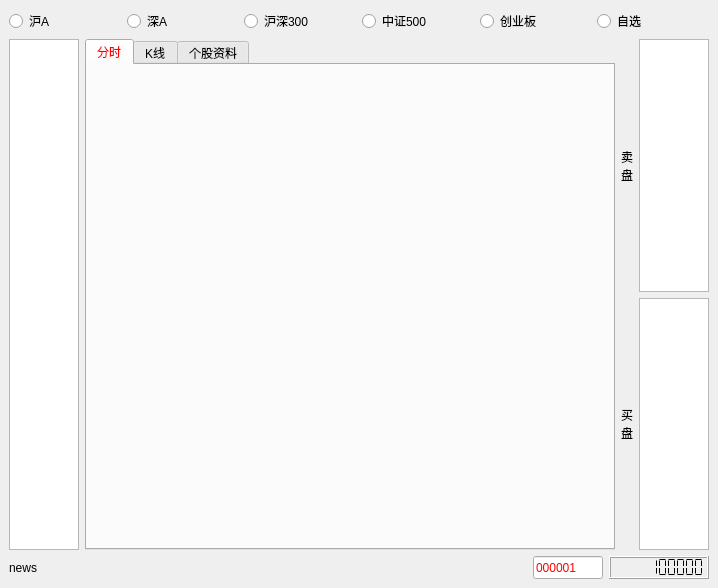
<?xml version="1.0" encoding="UTF-8"?>
<ui version="4.0">
 <class>MainWindow</class>
 <widget class="QMainWindow" name="MainWindow">
  <property name="geometry">
   <rect>
    <x>0</x>
    <y>0</y>
    <width>718</width>
    <height>588</height>
   </rect>
  </property>
  <property name="windowTitle">
   <string>MainWindow</string>
  </property>
  <property name="styleSheet">
   <string notr="true">QCheckBox::checked{color: rgb(255, 0, 0);}</string>
  </property>
  <widget class="QWidget" name="centralwidget">
   <property name="styleSheet">
    <string notr="true">QRadioButton:checked{color:red;}
QListWidget::item:selected{color:red;}
QTabBar::tab{background-color:rbg(255,255,255,0);} QTabBar::tab:selected{color:red;background-color:rbg(255,200,255);} </string>
   </property>
   <layout class="QVBoxLayout" name="verticalLayout" stretch="0,1,0">
    <item>
     <layout class="QHBoxLayout" name="horizontalLayout_3">
      <item>
       <widget class="QRadioButton" name="sh">
        <property name="text">
         <string>沪A</string>
        </property>
       </widget>
      </item>
      <item>
       <widget class="QRadioButton" name="sz">
        <property name="text">
         <string>深A</string>
        </property>
       </widget>
      </item>
      <item>
       <widget class="QRadioButton" name="sh300">
        <property name="text">
         <string>沪深300</string>
        </property>
       </widget>
      </item>
      <item>
       <widget class="QRadioButton" name="zz500">
        <property name="text">
         <string>中证500</string>
        </property>
       </widget>
      </item>
      <item>
       <widget class="QRadioButton" name="cyb">
        <property name="text">
         <string>创业板</string>
        </property>
       </widget>
      </item>
      <item>
       <widget class="QRadioButton" name="zx">
        <property name="text">
         <string>自选</string>
        </property>
       </widget>
      </item>
     </layout>
    </item>
    <item>
     <layout class="QHBoxLayout" name="horizontalLayout_2" stretch="1,8,1">
      <item>
       <widget class="QListWidget" name="stock_list">
        <property name="sizePolicy">
         <sizepolicy hsizetype="Preferred" vsizetype="Preferred">
          <horstretch>0</horstretch>
          <verstretch>0</verstretch>
         </sizepolicy>
        </property>
       </widget>
      </item>
      <item>
       <widget class="QTabWidget" name="main_show">
        <property name="sizePolicy">
         <sizepolicy hsizetype="Preferred" vsizetype="Preferred">
          <horstretch>0</horstretch>
          <verstretch>0</verstretch>
         </sizepolicy>
        </property>
        <property name="styleSheet">
         <string notr="true"/>
        </property>
        <property name="currentIndex">
         <number>0</number>
        </property>
        <widget class="DockArea" name="timebar">
         <attribute name="title">
          <string>分时</string>
         </attribute>
        </widget>
        <widget class="DockArea" name="kline">
         <attribute name="title">
          <string>K线</string>
         </attribute>
        </widget>
        <widget class="QWidget" name="infor">
         <attribute name="title">
          <string>个股资料</string>
         </attribute>
        </widget>
       </widget>
      </item>
      <item>
       <layout class="QGridLayout" name="gridLayout" rowstretch="1,1" columnstretch="0,1">
        <item row="1" column="1">
         <widget class="QListWidget" name="buy_list"/>
        </item>
        <item row="1" column="0">
         <widget class="QLabel" name="label_2">
          <property name="text">
           <string>买
盘</string>
          </property>
          <property name="alignment">
           <set>Qt::AlignCenter</set>
          </property>
          <property name="wordWrap">
           <bool>true</bool>
          </property>
         </widget>
        </item>
        <item row="0" column="0">
         <widget class="QLabel" name="label">
          <property name="text">
           <string>卖
盘</string>
          </property>
          <property name="scaledContents">
           <bool>false</bool>
          </property>
          <property name="alignment">
           <set>Qt::AlignCenter</set>
          </property>
          <property name="wordWrap">
           <bool>true</bool>
          </property>
         </widget>
        </item>
        <item row="0" column="1">
         <widget class="QListWidget" name="sell_list"/>
        </item>
       </layout>
      </item>
     </layout>
    </item>
    <item>
     <layout class="QHBoxLayout" name="horizontalLayout" stretch="1,0,0">
      <item>
       <widget class="QLabel" name="news">
        <property name="enabled">
         <bool>true</bool>
        </property>
        <property name="styleSheet">
         <string notr="true">font: 12pt &quot;微软雅黑&quot;;</string>
        </property>
        <property name="text">
         <string>news</string>
        </property>
       </widget>
      </item>
      <item>
       <widget class="QLineEdit" name="stock_code">
        <property name="sizePolicy">
         <sizepolicy hsizetype="Preferred" vsizetype="Preferred">
          <horstretch>0</horstretch>
          <verstretch>0</verstretch>
         </sizepolicy>
        </property>
        <property name="maximumSize">
         <size>
          <width>70</width>
          <height>16777215</height>
         </size>
        </property>
        <property name="styleSheet">
         <string notr="true">color: rgb(255, 0, 0);
font: 87 14pt &quot;Arial&quot;;</string>
        </property>
        <property name="text">
         <string>000001</string>
        </property>
        <property name="maxLength">
         <number>6</number>
        </property>
       </widget>
      </item>
      <item>
       <widget class="QLCDNumber" name="time_lcd">
        <property name="sizePolicy">
         <sizepolicy hsizetype="Preferred" vsizetype="Preferred">
          <horstretch>0</horstretch>
          <verstretch>0</verstretch>
         </sizepolicy>
        </property>
        <property name="maximumSize">
         <size>
          <width>100</width>
          <height>16777215</height>
         </size>
        </property>
        <property name="styleSheet">
         <string notr="true">color: rgb(0, 0, 0);
font: 75 14pt &quot;Arial&quot;;</string>
        </property>
        <property name="digitCount">
         <number>10</number>
        </property>
        <property name="segmentStyle">
         <enum>QLCDNumber::Flat</enum>
        </property>
        <property name="value" stdset="0">
         <double>12345678.000000000000000</double>
        </property>
       </widget>
      </item>
     </layout>
    </item>
   </layout>
  </widget>
 </widget>
 <customwidgets>
  <customwidget>
   <class>DockArea</class>
   <extends>QWidget</extends>
   <header>pyqtgraph.dockarea</header>
   <container>1</container>
  </customwidget>
 </customwidgets>
 <resources/>
 <connections/>
</ui>
